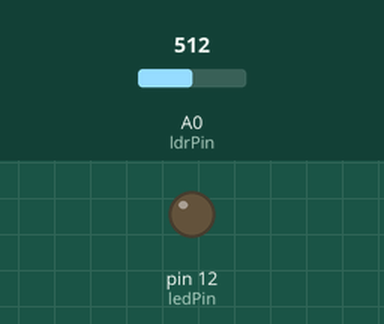
Recording of a sketch running on a simulated Arduino Uno, built with avr-gcc and run on an emulated ATmega328P. Shown: output pins drawn as LEDs (lit = HIGH). Inputs (shaded band) come from the test bench; at power-on: A0 (ldrPin) = 512.

Above: at 1.2 s.
1.3 s: A0 (ldrPin) set to 88
2.8 s: A0 (ldrPin) set to 71
At 4.0 s:
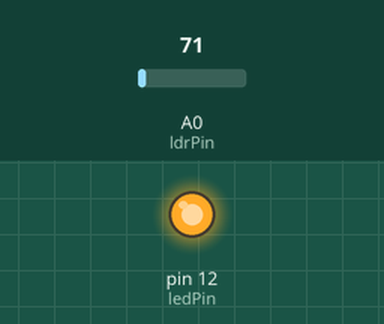
4.3 s: A0 (ldrPin) set to 90
At 5.2 s:
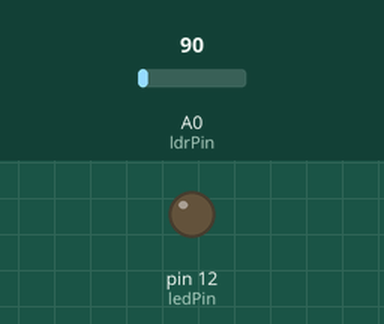
5.8 s: A0 (ldrPin) set to 70
At 6.4 s:
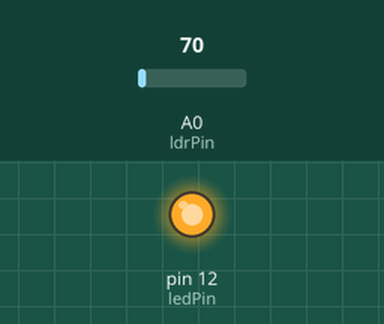
Timing chart, 0 to 8.3 s (numbered marks = the images above; inputs shaded):
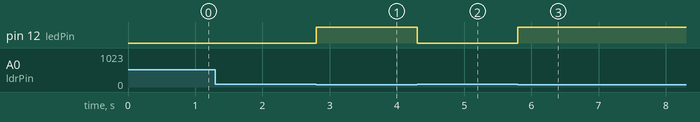

Measured:
- the behaviour switches between 81 and 80 on A0 (ldrPin) (found by bisection; images 0 and 1)
- after the input at 1.3 s, every drawn part: stays the same
- after the input at 2.8 s, pin 12 (ledPin): LOW → HIGH at once
- after the input at 4.3 s, pin 12 (ledPin): HIGH → LOW at once
- after the input at 5.8 s, pin 12 (ledPin): LOW → HIGH at once

The sketch:

ldr.ino
```cpp
const int ledPin = 12;
const int  ldrPin = A0;


void setup() {

  Serial.begin(9600);
  pinMode(ledPin, OUTPUT);
  pinMode(ldrPin,  INPUT);
}
void loop() {
  int  ldrStatus = analogRead(ldrPin);
   if (ldrStatus <=80) {

    digitalWrite(ledPin,  HIGH);               //turn LED on

   }
  else {

    digitalWrite(ledPin,  LOW);          //turn LED off
  }
}
```
